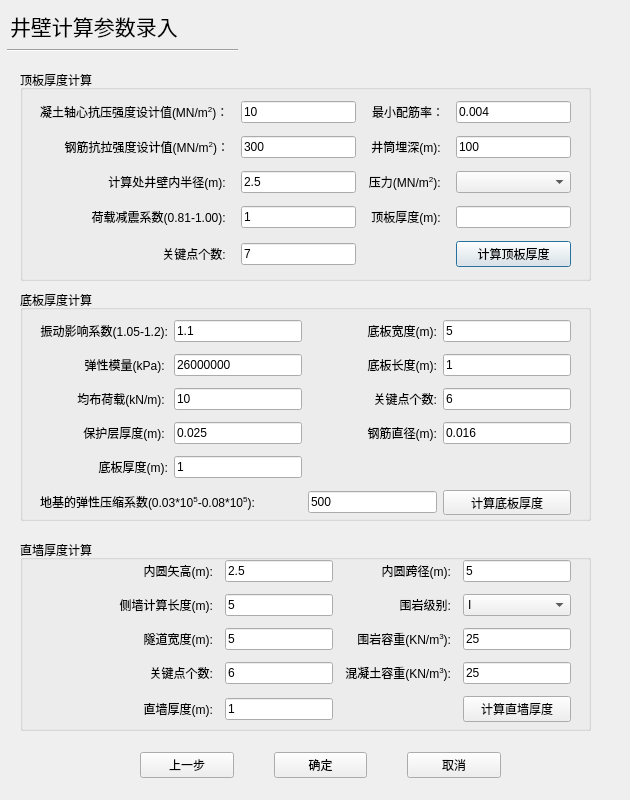
<?xml version="1.0" encoding="UTF-8"?>
<ui version="4.0">
 <class>InputParams</class>
 <widget class="QDialog" name="InputParams">
  <property name="windowModality">
   <enum>Qt::ApplicationModal</enum>
  </property>
  <property name="geometry">
   <rect>
    <x>0</x>
    <y>0</y>
    <width>630</width>
    <height>800</height>
   </rect>
  </property>
  <property name="windowTitle">
   <string>井壁计算参数录入</string>
  </property>
  <widget class="QLabel" name="label_7">
   <property name="geometry">
    <rect>
     <x>10</x>
     <y>0</y>
     <width>311</width>
     <height>51</height>
    </rect>
   </property>
   <property name="font">
    <font>
     <family>微软雅黑</family>
     <pointsize>16</pointsize>
     <weight>50</weight>
     <bold>false</bold>
    </font>
   </property>
   <property name="lineWidth">
    <number>5</number>
   </property>
   <property name="text">
    <string>井壁计算参数录入</string>
   </property>
  </widget>
  <widget class="Line" name="line">
   <property name="geometry">
    <rect>
     <x>7</x>
     <y>40</y>
     <width>231</width>
     <height>20</height>
    </rect>
   </property>
   <property name="orientation">
    <enum>Qt::Horizontal</enum>
   </property>
  </widget>
  <widget class="QGroupBox" name="groupBox">
   <property name="geometry">
    <rect>
     <x>20</x>
     <y>70</y>
     <width>571</width>
     <height>211</height>
    </rect>
   </property>
   <property name="title">
    <string>顶板厚度计算</string>
   </property>
   <widget class="QWidget" name="layoutWidget">
    <property name="geometry">
     <rect>
      <x>20</x>
      <y>30</y>
      <width>531</width>
      <height>171</height>
     </rect>
    </property>
    <layout class="QGridLayout" name="gridLayout_2" rowstretch="0,0,0,0,0" columnstretch="0,0,0,0">
     <property name="rightMargin">
      <number>0</number>
     </property>
     <property name="spacing">
      <number>12</number>
     </property>
     <item row="2" column="3">
      <widget class="QComboBox" name="mComboPressure"/>
     </item>
     <item row="3" column="1">
      <widget class="QLineEdit" name="mEdtSubNumber">
       <property name="text">
        <string>1</string>
       </property>
      </widget>
     </item>
     <item row="3" column="0">
      <widget class="QLabel" name="label_8">
       <property name="text">
        <string>荷载减震系数(0.81-1.00): </string>
       </property>
       <property name="alignment">
        <set>Qt::AlignRight|Qt::AlignTrailing|Qt::AlignVCenter</set>
       </property>
      </widget>
     </item>
     <item row="1" column="3">
      <widget class="QLineEdit" name="mEdtMaiDepth">
       <property name="text">
        <string>100</string>
       </property>
      </widget>
     </item>
     <item row="2" column="2">
      <widget class="QLabel" name="label_6">
       <property name="text">
        <string>压力(MN/m&lt;sup&gt;2&lt;/sup&gt;): </string>
       </property>
       <property name="alignment">
        <set>Qt::AlignRight|Qt::AlignTrailing|Qt::AlignVCenter</set>
       </property>
      </widget>
     </item>
     <item row="1" column="2">
      <widget class="QLabel" name="label_4">
       <property name="text">
        <string>井筒埋深(m): </string>
       </property>
       <property name="alignment">
        <set>Qt::AlignRight|Qt::AlignTrailing|Qt::AlignVCenter</set>
       </property>
      </widget>
     </item>
     <item row="3" column="2">
      <widget class="QLabel" name="label_28">
       <property name="text">
        <string>顶板厚度(m): </string>
       </property>
       <property name="alignment">
        <set>Qt::AlignRight|Qt::AlignTrailing|Qt::AlignVCenter</set>
       </property>
      </widget>
     </item>
     <item row="0" column="3">
      <widget class="QLineEdit" name="mEdtRouMin">
       <property name="text">
        <string>0.004</string>
       </property>
      </widget>
     </item>
     <item row="1" column="1">
      <widget class="QLineEdit" name="mEdtGangjinPressure">
       <property name="text">
        <string>300</string>
       </property>
      </widget>
     </item>
     <item row="0" column="0">
      <widget class="QLabel" name="label">
       <property name="text">
        <string>凝土轴心抗压强度设计值(MN/m&lt;sup&gt;2&lt;/sup&gt;)：</string>
       </property>
      </widget>
     </item>
     <item row="3" column="3">
      <widget class="QLineEdit" name="mEdtResultTopThickness">
       <property name="readOnly">
        <bool>true</bool>
       </property>
      </widget>
     </item>
     <item row="0" column="1">
      <widget class="QLineEdit" name="mEdtConcretePressure">
       <property name="inputMethodHints">
        <set>Qt::ImhDigitsOnly</set>
       </property>
       <property name="text">
        <string>10</string>
       </property>
      </widget>
     </item>
     <item row="2" column="1">
      <widget class="QLineEdit" name="mCalculateR">
       <property name="text">
        <string>2.5</string>
       </property>
      </widget>
     </item>
     <item row="2" column="0">
      <widget class="QLabel" name="label_5">
       <property name="text">
        <string>计算处井壁内半径(m): </string>
       </property>
       <property name="alignment">
        <set>Qt::AlignRight|Qt::AlignTrailing|Qt::AlignVCenter</set>
       </property>
      </widget>
     </item>
     <item row="1" column="0">
      <widget class="QLabel" name="label_3">
       <property name="text">
        <string>钢筋抗拉强度设计值(MN/m&lt;sup&gt;2&lt;/sup&gt;)：</string>
       </property>
       <property name="alignment">
        <set>Qt::AlignRight|Qt::AlignTrailing|Qt::AlignVCenter</set>
       </property>
      </widget>
     </item>
     <item row="0" column="2">
      <widget class="QLabel" name="label_2">
       <property name="text">
        <string>最小配筋率：</string>
       </property>
       <property name="alignment">
        <set>Qt::AlignRight|Qt::AlignTrailing|Qt::AlignVCenter</set>
       </property>
      </widget>
     </item>
     <item row="4" column="3">
      <widget class="QPushButton" name="mBtnCalculateTop">
       <property name="text">
        <string>计算顶板厚度</string>
       </property>
      </widget>
     </item>
     <item row="4" column="0">
      <widget class="QLabel" name="label_29">
       <property name="text">
        <string>关键点个数: </string>
       </property>
       <property name="alignment">
        <set>Qt::AlignRight|Qt::AlignTrailing|Qt::AlignVCenter</set>
       </property>
      </widget>
     </item>
     <item row="4" column="1">
      <widget class="QLineEdit" name="mEdtTopX">
       <property name="text">
        <string>7</string>
       </property>
       <property name="readOnly">
        <bool>true</bool>
       </property>
      </widget>
     </item>
    </layout>
   </widget>
  </widget>
  <widget class="QGroupBox" name="groupBox_2">
   <property name="geometry">
    <rect>
     <x>20</x>
     <y>290</y>
     <width>571</width>
     <height>231</height>
    </rect>
   </property>
   <property name="title">
    <string>底板厚度计算</string>
   </property>
   <widget class="QWidget" name="layoutWidget">
    <property name="geometry">
     <rect>
      <x>20</x>
      <y>30</y>
      <width>531</width>
      <height>195</height>
     </rect>
    </property>
    <layout class="QGridLayout" name="gridLayout">
     <property name="verticalSpacing">
      <number>12</number>
     </property>
     <item row="3" column="0">
      <widget class="QLabel" name="label_16">
       <property name="text">
        <string>保护层厚度(m): </string>
       </property>
       <property name="alignment">
        <set>Qt::AlignRight|Qt::AlignTrailing|Qt::AlignVCenter</set>
       </property>
      </widget>
     </item>
     <item row="4" column="1">
      <widget class="QLineEdit" name="mEdtBottomThickness">
       <property name="text">
        <string>1</string>
       </property>
      </widget>
     </item>
     <item row="1" column="0">
      <widget class="QLabel" name="label_13">
       <property name="text">
        <string>弹性模量(kPa): </string>
       </property>
       <property name="alignment">
        <set>Qt::AlignRight|Qt::AlignTrailing|Qt::AlignVCenter</set>
       </property>
      </widget>
     </item>
     <item row="0" column="1">
      <widget class="QLineEdit" name="mEdtShakeNumber">
       <property name="text">
        <string>1.1</string>
       </property>
      </widget>
     </item>
     <item row="1" column="1">
      <widget class="QLineEdit" name="mEdtElastic">
       <property name="text">
        <string>26000000</string>
       </property>
      </widget>
     </item>
     <item row="2" column="3">
      <widget class="QLineEdit" name="mEdtBottomX">
       <property name="text">
        <string>6</string>
       </property>
      </widget>
     </item>
     <item row="5" column="2">
      <widget class="QLineEdit" name="mEdtGroundElastic">
       <property name="text">
        <string>500</string>
       </property>
      </widget>
     </item>
     <item row="2" column="2">
      <widget class="QLabel" name="label_15">
       <property name="text">
        <string>关键点个数:</string>
       </property>
       <property name="alignment">
        <set>Qt::AlignRight|Qt::AlignTrailing|Qt::AlignVCenter</set>
       </property>
      </widget>
     </item>
     <item row="3" column="1">
      <widget class="QLineEdit" name="mEdtProtectThickness">
       <property name="text">
        <string>0.025</string>
       </property>
      </widget>
     </item>
     <item row="1" column="2">
      <widget class="QLabel" name="label_12">
       <property name="text">
        <string>底板长度(m):</string>
       </property>
       <property name="alignment">
        <set>Qt::AlignRight|Qt::AlignTrailing|Qt::AlignVCenter</set>
       </property>
      </widget>
     </item>
     <item row="5" column="0" colspan="2">
      <widget class="QLabel" name="label_11">
       <property name="text">
        <string>&lt;html&gt;&lt;head/&gt;&lt;body&gt;&lt;p&gt;地基的弹性压缩系数(0.03*10&lt;span style=&quot; vertical-align:super;&quot;&gt;5&lt;/span&gt;-0.08*10&lt;span style=&quot; vertical-align:super;&quot;&gt;5&lt;/span&gt;):&lt;/p&gt;&lt;/body&gt;&lt;/html&gt;</string>
       </property>
      </widget>
     </item>
     <item row="1" column="3">
      <widget class="QLineEdit" name="mEdtBottomLength">
       <property name="text">
        <string>1</string>
       </property>
      </widget>
     </item>
     <item row="0" column="2">
      <widget class="QLabel" name="label_10">
       <property name="text">
        <string>底板宽度(m):</string>
       </property>
       <property name="alignment">
        <set>Qt::AlignRight|Qt::AlignTrailing|Qt::AlignVCenter</set>
       </property>
      </widget>
     </item>
     <item row="4" column="0">
      <widget class="QLabel" name="label_26">
       <property name="text">
        <string>底板厚度(m):</string>
       </property>
       <property name="alignment">
        <set>Qt::AlignRight|Qt::AlignTrailing|Qt::AlignVCenter</set>
       </property>
      </widget>
     </item>
     <item row="3" column="2">
      <widget class="QLabel" name="label_17">
       <property name="text">
        <string>钢筋直径(m):</string>
       </property>
       <property name="alignment">
        <set>Qt::AlignRight|Qt::AlignTrailing|Qt::AlignVCenter</set>
       </property>
      </widget>
     </item>
     <item row="3" column="3">
      <widget class="QLineEdit" name="mEdtGangjinD">
       <property name="text">
        <string>0.016</string>
       </property>
      </widget>
     </item>
     <item row="2" column="0">
      <widget class="QLabel" name="label_14">
       <property name="text">
        <string>均布荷载(kN/m): </string>
       </property>
       <property name="alignment">
        <set>Qt::AlignRight|Qt::AlignTrailing|Qt::AlignVCenter</set>
       </property>
      </widget>
     </item>
     <item row="0" column="0">
      <widget class="QLabel" name="label_9">
       <property name="text">
        <string>振动影响系数(1.05-1.2):</string>
       </property>
       <property name="alignment">
        <set>Qt::AlignRight|Qt::AlignTrailing|Qt::AlignVCenter</set>
       </property>
      </widget>
     </item>
     <item row="0" column="3">
      <widget class="QLineEdit" name="mEdtBottomWidth">
       <property name="text">
        <string>5</string>
       </property>
      </widget>
     </item>
     <item row="2" column="1">
      <widget class="QLineEdit" name="mEdtAverageLoad">
       <property name="text">
        <string>10</string>
       </property>
      </widget>
     </item>
     <item row="5" column="3">
      <widget class="QPushButton" name="mBtnCalculateBottom">
       <property name="text">
        <string>计算底板厚度</string>
       </property>
      </widget>
     </item>
    </layout>
   </widget>
  </widget>
  <widget class="QGroupBox" name="groupBox_3">
   <property name="geometry">
    <rect>
     <x>20</x>
     <y>540</y>
     <width>571</width>
     <height>191</height>
    </rect>
   </property>
   <property name="title">
    <string>直墙厚度计算</string>
   </property>
   <widget class="QWidget" name="layoutWidget">
    <property name="geometry">
     <rect>
      <x>20</x>
      <y>20</y>
      <width>531</width>
      <height>162</height>
     </rect>
    </property>
    <layout class="QGridLayout" name="gridLayout_4" columnstretch="2,0,0,0">
     <property name="rightMargin">
      <number>0</number>
     </property>
     <property name="spacing">
      <number>12</number>
     </property>
     <item row="2" column="1">
      <widget class="QLineEdit" name="mEdtTunnelWidth">
       <property name="text">
        <string>5</string>
       </property>
      </widget>
     </item>
     <item row="0" column="0">
      <widget class="QLabel" name="label_18">
       <property name="text">
        <string>内圆矢高(m):</string>
       </property>
       <property name="alignment">
        <set>Qt::AlignRight|Qt::AlignTrailing|Qt::AlignVCenter</set>
       </property>
      </widget>
     </item>
     <item row="4" column="3">
      <widget class="QPushButton" name="mCalculateWall">
       <property name="text">
        <string>计算直墙厚度</string>
       </property>
      </widget>
     </item>
     <item row="2" column="0">
      <widget class="QLabel" name="label_22">
       <property name="text">
        <string>隧道宽度(m):</string>
       </property>
       <property name="alignment">
        <set>Qt::AlignRight|Qt::AlignTrailing|Qt::AlignVCenter</set>
       </property>
      </widget>
     </item>
     <item row="0" column="3">
      <widget class="QLineEdit" name="mEdtInnerCircleR">
       <property name="text">
        <string>5</string>
       </property>
      </widget>
     </item>
     <item row="1" column="0">
      <widget class="QLabel" name="label_20">
       <property name="text">
        <string>侧墙计算长度(m):</string>
       </property>
       <property name="alignment">
        <set>Qt::AlignRight|Qt::AlignTrailing|Qt::AlignVCenter</set>
       </property>
      </widget>
     </item>
     <item row="3" column="3">
      <widget class="QLineEdit" name="mEdtConcreteWeight">
       <property name="text">
        <string>25</string>
       </property>
      </widget>
     </item>
     <item row="0" column="2">
      <widget class="QLabel" name="label_19">
       <property name="text">
        <string>内圆跨径(m):</string>
       </property>
       <property name="alignment">
        <set>Qt::AlignRight|Qt::AlignTrailing|Qt::AlignVCenter</set>
       </property>
      </widget>
     </item>
     <item row="3" column="2">
      <widget class="QLabel" name="label_24">
       <property name="text">
        <string>&lt;html&gt;&lt;head/&gt;&lt;body&gt;&lt;p&gt;混凝土容重(KN/m&lt;span style=&quot; vertical-align:super;&quot;&gt;3&lt;/span&gt;):&lt;/p&gt;&lt;/body&gt;&lt;/html&gt;</string>
       </property>
       <property name="alignment">
        <set>Qt::AlignRight|Qt::AlignTrailing|Qt::AlignVCenter</set>
       </property>
      </widget>
     </item>
     <item row="1" column="3">
      <widget class="QComboBox" name="mComboStoneLevel">
       <item>
        <property name="text">
         <string>I</string>
        </property>
       </item>
       <item>
        <property name="text">
         <string>II</string>
        </property>
       </item>
       <item>
        <property name="text">
         <string>III</string>
        </property>
       </item>
       <item>
        <property name="text">
         <string>IV</string>
        </property>
       </item>
       <item>
        <property name="text">
         <string>V</string>
        </property>
       </item>
       <item>
        <property name="text">
         <string>VI</string>
        </property>
       </item>
      </widget>
     </item>
     <item row="0" column="1">
      <widget class="QLineEdit" name="mEdtVecHeight">
       <property name="text">
        <string>2.5</string>
       </property>
      </widget>
     </item>
     <item row="3" column="0">
      <widget class="QLabel" name="label_25">
       <property name="text">
        <string>关键点个数:</string>
       </property>
       <property name="alignment">
        <set>Qt::AlignRight|Qt::AlignTrailing|Qt::AlignVCenter</set>
       </property>
      </widget>
     </item>
     <item row="2" column="2">
      <widget class="QLabel" name="label_23">
       <property name="text">
        <string>围岩容重(KN/m&lt;sup&gt;3&lt;/sup&gt;):</string>
       </property>
       <property name="alignment">
        <set>Qt::AlignRight|Qt::AlignTrailing|Qt::AlignVCenter</set>
       </property>
      </widget>
     </item>
     <item row="3" column="1">
      <widget class="QLineEdit" name="mEdtWallX">
       <property name="text">
        <string>6</string>
       </property>
      </widget>
     </item>
     <item row="1" column="1">
      <widget class="QLineEdit" name="mEdtWallCalLength">
       <property name="text">
        <string>5</string>
       </property>
      </widget>
     </item>
     <item row="1" column="2">
      <widget class="QLabel" name="label_21">
       <property name="text">
        <string>围岩级别:</string>
       </property>
       <property name="alignment">
        <set>Qt::AlignRight|Qt::AlignTrailing|Qt::AlignVCenter</set>
       </property>
      </widget>
     </item>
     <item row="2" column="3">
      <widget class="QLineEdit" name="mEdtStoneWeight">
       <property name="text">
        <string>25</string>
       </property>
      </widget>
     </item>
     <item row="4" column="0">
      <widget class="QLabel" name="label_27">
       <property name="text">
        <string>直墙厚度(m):</string>
       </property>
       <property name="alignment">
        <set>Qt::AlignRight|Qt::AlignTrailing|Qt::AlignVCenter</set>
       </property>
      </widget>
     </item>
     <item row="4" column="1">
      <widget class="QLineEdit" name="mEdtWallThickness">
       <property name="enabled">
        <bool>true</bool>
       </property>
       <property name="text">
        <string>1</string>
       </property>
       <property name="readOnly">
        <bool>false</bool>
       </property>
      </widget>
     </item>
    </layout>
   </widget>
  </widget>
  <widget class="QWidget" name="layoutWidget">
   <property name="geometry">
    <rect>
     <x>140</x>
     <y>750</y>
     <width>361</width>
     <height>30</height>
    </rect>
   </property>
   <layout class="QHBoxLayout" name="horizontalLayout_4">
    <property name="spacing">
     <number>40</number>
    </property>
    <item>
     <widget class="QPushButton" name="BtnPre">
      <property name="text">
       <string>上一步</string>
      </property>
     </widget>
    </item>
    <item>
     <widget class="QPushButton" name="BtnOk">
      <property name="text">
       <string>确定</string>
      </property>
     </widget>
    </item>
    <item>
     <widget class="QPushButton" name="BtnCancel">
      <property name="text">
       <string>取消</string>
      </property>
     </widget>
    </item>
   </layout>
  </widget>
 </widget>
 <resources/>
 <connections/>
</ui>
